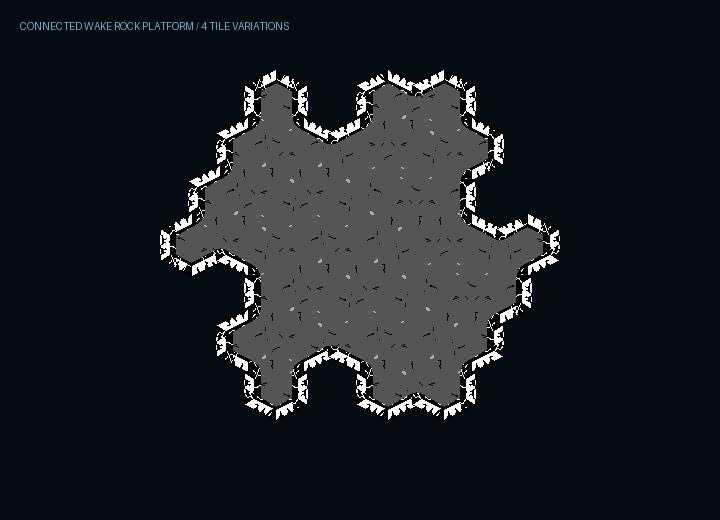
#> input picture docs/art-prototypes/run-rock-ground/preview.png, 1440 x 1040 px (shown at 1/2 size)
$ python -i buildRunRockGroundAtlas.py   (imports and definitions only)
#> lines starting #> are read from the running program, lines starting #| are printed output that depends on the picture; after the words box and inside, x2 and y2 are one past the last pixel; in counts of white or black regions, pixels touching at a corner belong together
"""Build organic room-wide pointy-hex ground material families."""

from pathlib import Path

from PIL import Image, ImageDraw


ROOT = Path(__file__).resolve().parents[1]
SOURCE_ROOT = ROOT / "docs/art-prototypes/run-rock-ground/tiles"
ATLAS_PATH = ROOT / "public/sprites/terrain/run-rock-ground-atlas.png"
PREVIEW_PATH = ROOT / "docs/art-prototypes/run-rock-ground/preview.png"
FRAME_SIZE = 64
VARIANT_COUNT = 4
SURFACE_SOURCE_NAMES = (
	"material-basalt.png",
	"material-salvage-rock.png",
	"material-rubble-dust.png",
)
MATERIAL_COUNT = len(SURFACE_SOURCE_NAMES)
VARIANTS_PER_MATERIAL = 4
VARIANT_COUNT = MATERIAL_COUNT * VARIANTS_PER_MATERIAL
GROUND_BASE_GRAY = 64
HEX_FILL_POINTS = (
	(32, -2),
	(60, 15),
	(60, 49),
	(32, 66),
	(4, 49),
	(4, 15),
)


# [12 lines left out: function load_surfaces, not called in this run]


def normalize_source_frame(frame: Image.Image) -> Image.Image:
	"""Crop a low-contrast organic texture to a regular pointy hex."""
	result = Image.new("RGBA", (FRAME_SIZE, FRAME_SIZE), (0, 0, 0, 0))
#> result: PIL image 64x64 RGBA; every value is 0
	mask = Image.new("L", (FRAME_SIZE, FRAME_SIZE), 0)
#> mask: PIL image 64x64 L; every value is 0
	ImageDraw.Draw(mask).polygon(HEX_FILL_POINTS, fill=255)
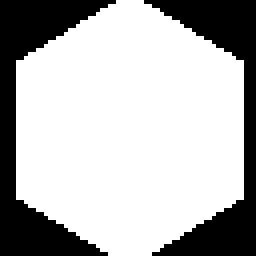
#> mask: PIL image 64x64 L (shown 4 times larger); 70.9% white; 2 black regions, box (x1, y1, x2, y2) and area: (0, 0, 29, 64) 627, (36, 0, 64, 64) 563
	luminance_counts: dict[int, int] = {}
	for red, green, blue, alpha in frame.get_flattened_data():
		if alpha == 0:
			continue
		luminance = round(red * 0.2126 + green * 0.7152 + blue * 0.0722)
		luminance_counts[luminance] = luminance_counts.get(luminance, 0) + 1
#> this loop made 0 passes
#> after the loop, luminance_counts = 0 items
	dominant_luminance = max(luminance_counts, key=luminance_counts.get)
	for y in range(FRAME_SIZE):
		for x in range(FRAME_SIZE):
			if mask.getpixel((x, y)) == 0:
				continue
			result.putpixel(
				(x, y),
				(GROUND_BASE_GRAY, GROUND_BASE_GRAY, GROUND_BASE_GRAY, 255),
			)
			red, green, blue, alpha = frame.getpixel((x, y))
			if alpha == 0:
				continue
			luminance = round(red * 0.2126 + green * 0.7152 + blue * 0.0722)
			if luminance < dominant_luminance - 32:
				gray = 32
			elif luminance < dominant_luminance + 18:
				gray = GROUND_BASE_GRAY
			elif luminance < dominant_luminance + 58:
				gray = 88
			else:
				gray = 112
			result.putpixel((x, y), (gray, gray, gray, 255))
	return result


# [42 lines left out: functions build_atlas, build_preview, not called in this run]


# [4 lines not run here, left out]

>>> import cv2
>>> picture = cv2.imread('../docs/art-prototypes/run-rock-ground/preview.png', cv2.IMREAD_GRAYSCALE)
#> (the run stopped early here; a loop or call above may not have finished)
